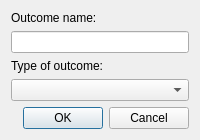
<?xml version="1.0" encoding="UTF-8"?>
<ui version="4.0">
 <class>new_outcome_dialog</class>
 <widget class="QDialog" name="new_outcome_dialog">
  <property name="geometry"><rect><x>0</x><y>0</y><width>0</width><height>0</height></rect></property>
  <property name="windowTitle"><string>Add Outcome</string></property>
  <property name="windowIcon"><iconset resource="images/icons.qrc"><normaloff>:/misc/meta.png</normaloff>:/misc/meta.png</iconset></property>
  <layout class="QVBoxLayout" name="verticalLayout">
   <item><layout class="QFormLayout" name="formLayout">
    <property name="fieldGrowthPolicy"><enum>QFormLayout::AllNonFixedFieldsGrow</enum></property>
    <property name="rowWrapPolicy"><enum>QFormLayout::WrapAllRows</enum></property>
    <item row="0" column="0"><widget class="QLabel" name="label_2"><property name="text"><string>Outcome name:</string></property><property name="buddy"><cstring>outcome_name_le</cstring></property></widget></item>
    <item row="0" column="1"><widget class="QLineEdit" name="outcome_name_le"><property name="alignment"><set>Qt::AlignCenter</set></property></widget></item>
    <item row="1" column="0"><widget class="QLabel" name="label"><property name="text"><string>Type of outcome:</string></property><property name="buddy"><cstring>datatype_cbo_box</cstring></property></widget></item>
    <item row="1" column="1"><widget class="AdaptiveComboBox" name="datatype_cbo_box"><property name="accessibleName"><string>Outcome data type</string></property></widget></item>
   </layout></item>
   <item><widget class="QDialogButtonBox" name="buttonBox"><property name="orientation"><enum>Qt::Horizontal</enum></property><property name="standardButtons"><set>QDialogButtonBox::Cancel|QDialogButtonBox::Ok</set></property></widget></item>
  </layout>
 </widget>
 <customwidgets><customwidget><class>AdaptiveComboBox</class><extends>QComboBox</extends><header>adaptive_controls</header></customwidget></customwidgets>
 <tabstops><tabstop>outcome_name_le</tabstop><tabstop>datatype_cbo_box</tabstop></tabstops>
 <resources><include location="images/icons.qrc"/></resources>
 <connections><connection><sender>buttonBox</sender><signal>accepted()</signal><receiver>new_outcome_dialog</receiver><slot>accept()</slot></connection><connection><sender>buttonBox</sender><signal>rejected()</signal><receiver>new_outcome_dialog</receiver><slot>reject()</slot></connection></connections>
</ui>
